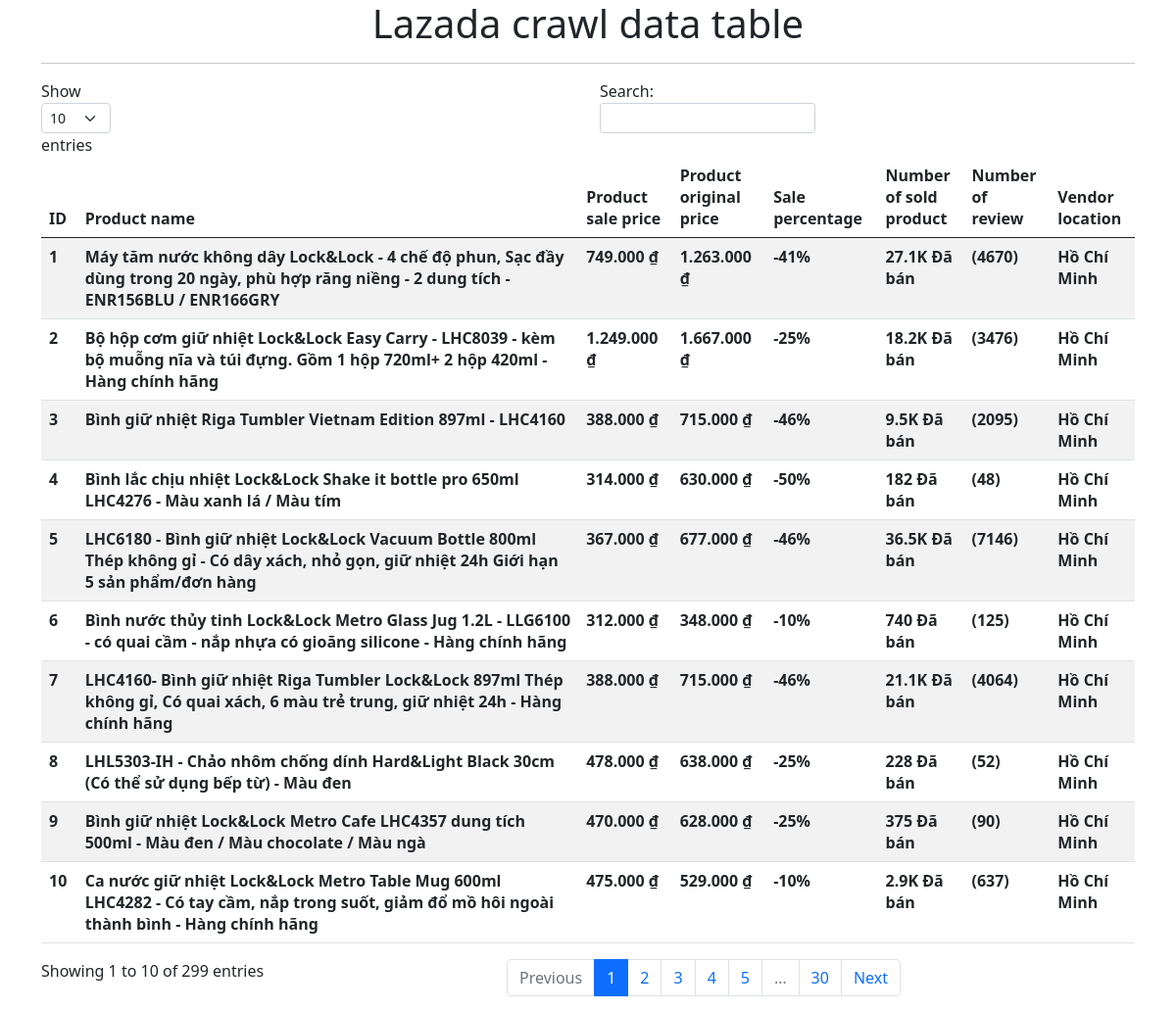
The page /home on the database its author committed.
### models.py (models this page shows)
class Product(Base):
    __tablename__ = "product"
    id = Column(Integer, primary_key=True)
    product_name = Column(String)
    sale_price = Column(String)
    sold_number = Column(String)
    original_price = Column(String)
    sale_percentage = Column(String)
    sold_number = Column(String)
    review_number = Column(String)
    vendor_location = Column(String)

### main.py (the view)
@app.get("/home", response_class=HTMLResponse)
async def read_item(request: Request, db: Session = Depends(get_db)):
    products = db.query(Product).all()
    return templates.TemplateResponse(
        request=request, name="item.html", context={"items": products, 'title': 'Lazada crawl data table'}
    )

### templates/item.html (shortened to what this page needs)
<html>
    <head>
        <link href="https://cdn.jsdelivr.net/npm/bootstrap@5.0.1/dist/css/bootstrap.min.css" rel="stylesheet">
    </head>
    <body>
        <div class="container">
            <h1 class="text-center">{{ title }}</h1>
            <hr>
            <table id="data" class="table table-striped">
                <thead>
                    <tr>
                        <th>ID</th>
                        <th>Product name</th>
                        <th>Product sale price</th>
                        <th>Product original price</th>
                        <th>Sale percentage</th>
                        <th>Number of sold product</th>
                        <th>Number of review</th>
                        <th>Vendor location</th>
                    </tr>
                </thead>
                <tbody>
                    {% for item in items %}
                        <tr>
                            <th>{{item.id}}</th>
                            <th>{{item.product_name}}</th>
                            <th>{{item.sale_price}}</th>
                            <th>{{item.original_price}}</th>
                            <th>{{item.sale_percentage}}</th>
                            <th>{{item.sold_number}}</th>
                            <th>{{item.review_number}}</th>
                            <th>{{item.vendor_location}}</th>
                        </tr>
                    {% endfor %}
                </tbody>
            </table>
        </div>
    </body>
</html>

### rows shown on the page
Product: id "1", product_name "Máy tăm nước không dây Lock&Lock - 4 chế độ phun, Sạc đầy dùng trong 20 ngày, phù hợp răng niềng - 2 dung tích - ENR156BLU / ENR166GRY", sale_price "749.000 ₫", original_price "1.263.000 ₫", sale_percentage "-41%", sold_number "27.1K Đã bán", review_number "(4670)", vendor_location "Hồ Chí Minh"
Product: id "2", product_name "Bộ hộp cơm giữ nhiệt Lock&Lock Easy Carry - LHC8039 - kèm bộ muỗng nĩa và túi đựng. Gồm 1 hộp 720ml+ 2 hộp 420ml - Hàng chính hãng", sale_price "1.249.000 ₫", original_price "1.667.000 ₫", sale_percentage "-25%", sold_number "18.2K Đã bán", review_number "(3476)", vendor_location "Hồ Chí Minh"
Product: id "3", product_name "Bình giữ nhiệt Riga Tumbler Vietnam Edition 897ml - LHC4160", sale_price "388.000 ₫", original_price "715.000 ₫", sale_percentage "-46%", sold_number "9.5K Đã bán", review_number "(2095)", vendor_location "Hồ Chí Minh"
Product: id "4", product_name "Bình lắc chịu nhiệt Lock&Lock Shake it bottle pro 650ml LHC4276 - Màu xanh lá / Màu tím", sale_price "314.000 ₫", original_price "630.000 ₫", sale_percentage "-50%", sold_number "182 Đã bán", review_number "(48)", vendor_location "Hồ Chí Minh"
Product: id "5", product_name "LHC6180 - Bình giữ nhiệt Lock&Lock Vacuum Bottle 800ml Thép không gỉ - Có dây xách, nhỏ gọn, giữ nhiệt 24h Giới hạn 5 sản phẩm/đơn hàng", sale_price "367.000 ₫", original_price "677.000 ₫", sale_percentage "-46%", sold_number "36.5K Đã bán", review_number "(7146)", vendor_location "Hồ Chí Minh"
Product: id "6", product_name "Bình nước thủy tinh Lock&Lock Metro Glass Jug 1.2L - LLG6100 - có quai cầm - nắp nhựa có gioăng silicone - Hàng chính hãng", sale_price "312.000 ₫", original_price "348.000 ₫", sale_percentage "-10%", sold_number "740 Đã bán", review_number "(125)", vendor_location "Hồ Chí Minh"
Product: id "7", product_name "LHC4160- Bình giữ nhiệt Riga Tumbler Lock&Lock 897ml Thép không gỉ, Có quai xách, 6 màu trẻ trung, giữ nhiệt 24h - Hàng chính hãng", sale_price "388.000 ₫", original_price "715.000 ₫", sale_percentage "-46%", sold_number "21.1K Đã bán", review_number "(4064)", vendor_location "Hồ Chí Minh"
Product: id "8", product_name "LHL5303-IH - Chảo nhôm chống dính Hard&Light Black 30cm (Có thể sử dụng bếp từ) - Màu đen", sale_price "478.000 ₫", original_price "638.000 ₫", sale_percentage "-25%", sold_number "228 Đã bán", review_number "(52)", vendor_location "Hồ Chí Minh"
Product: id "9", product_name "Bình giữ nhiệt Lock&Lock Metro Cafe LHC4357 dung tích 500ml - Màu đen / Màu chocolate / Màu ngà", sale_price "470.000 ₫", original_price "628.000 ₫", sale_percentage "-25%", sold_number "375 Đã bán", review_number "(90)", vendor_location "Hồ Chí Minh"
Product: id "10", product_name "Ca nước giữ nhiệt Lock&Lock Metro Table Mug 600ml LHC4282 - Có tay cầm, nắp trong suốt, giảm đổ mồ hôi ngoài thành bình - Hàng chính hãng", sale_price "475.000 ₫", original_price "529.000 ₫", sale_percentage "-10%", sold_number "2.9K Đã bán", review_number "(637)", vendor_location "Hồ Chí Minh"
